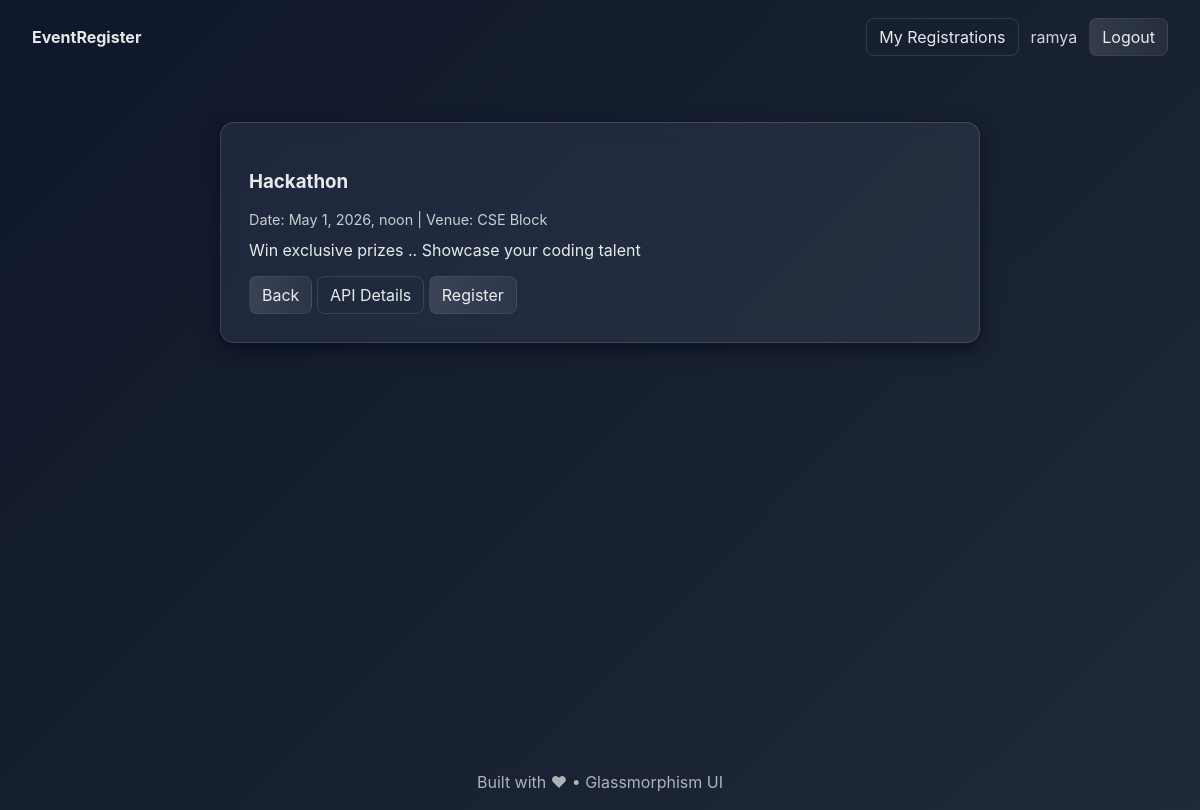
Page /events/1/ (signed in) on the committed database.
### ERSysApp/models.py (models this page shows, shortened)
class Event(models.Model):
    title = models.CharField(max_length=200)
    description = models.TextField()
    location = models.CharField(max_length=200)
    date = models.DateTimeField()
    capacity = models.IntegerField()
    created_at = models.DateTimeField(auto_now_add=True)

### ERSysApp/views.py (the view)
# urls.py: path('events/<int:pk>/', event_detail, name='event_detail'),
def event_detail(request, pk):
    event = get_object_or_404(Event, pk=pk)
    return render(request, 'event_detail.html', {'event': event})

### templates/event_detail.html
{% extends 'base.html' %}
{% block content %}
  <section class="container single">
    <article class="glass-card large">
      <h1>{{ event.title }}</h1>
      <p class="meta">Date: {{ event.date }} | Venue: {{ event.location }}</p>
      <div class="description">{{ event.description }}</div>
      <div class="actions">
        <a class="btn" href="/">Back</a>
        <a class="btn ghost" href="/api/events/{{ event.pk }}/">API Details</a>
        {% if request.user.is_authenticated %}
          <a class="btn" href="{% url 'register_event' event.pk %}">Register</a>
        {% else %}
          <a class="btn" href="{% url 'login' %}?next={% url 'event_detail' event.pk %}">Login to register</a>
        {% endif %}
      </div>
    </article>
  </section>
{% endblock %}

### templates/base.html (shortened to what this page needs)
{% load static %}
<!doctype html>
<html lang="en">
  <head>
    <link rel="stylesheet" href="{% static 'css/glass.css' %}">
  </head>
  <body>
    <header class="site-header">
      <nav class="nav" style="display:flex;align-items:center;justify-content:space-between">
        <a class="brand" href="/">EventRegister</a>
        <div style="display:flex;gap:12px;align-items:center">
          {% if request.user.is_authenticated %}
            <a class="btn ghost" href="{% url 'my_registrations' %}">My Registrations</a>
            <span style="opacity:0.9">{{ request.user.username }}</span>
            <a class="btn" href="{% url 'logout' %}">Logout</a>
          {% else %}
            <a class="btn ghost" href="{% url 'login' %}">Login</a>
            <a class="btn" href="{% url 'signup' %}">Sign up</a>
          {% endif %}
        </div>
      </nav>
    </header>
    <main class="page">
      <div class="page-inner">
        {% block content %}{% endblock %}
      </div>
    </main>
    <footer class="site-footer">Built with ♥ • Glassmorphism UI</footer>
  </body>
</html>

### static/css/glass.css (style rules this page uses)
:root { --bg1: #0f172a; --bg2: #1f2937; --glass-bg: rgba(255,255,255,0.06); --glass-border: rgba(255,255,255,0.14); --accent: rgba(255,255,255,0.9); }
* { box-sizing:border-box }
html,body { height:100% }
body { margin:0; font-family:Inter,ui-sans-serif,system-ui,Segoe UI,Arial; background: linear-gradient(135deg,var(--bg1) 0%,var(--bg2) 100%); color:var(--accent); -webkit-font-smoothing:antialiased; }
.site-header { padding:18px 32px }
.nav .brand { color:var(--accent); font-weight:700; text-decoration:none }
.page { display:flex; align-items:flex-start; justify-content:center; padding:40px 20px; min-height:calc(100vh - 120px) }
.page-inner { width:1100px; max-width:95% }
.container { padding:8px }
.glass-card { background:var(--glass-bg); border:1px solid var(--glass-border); border-radius:14px; padding:18px; backdrop-filter:blur(8px) saturate(120%); box-shadow:0 6px 18px rgba(2,6,23,0.6); }
.glass-card.large { padding:28px }
.meta { font-size:0.9rem; opacity:0.85; margin-bottom:12px }
.btn { display:inline-block; padding:8px 12px; border-radius:8px; text-decoration:none; background:linear-gradient(90deg,rgba(255,255,255,0.12),rgba(255,255,255,0.06)); color:var(--accent); border:1px solid rgba(255,255,255,0.06) }
.btn.ghost { background:transparent; border:1px solid rgba(255,255,255,0.12) }
.actions { margin-top:16px }
.single .glass-card { max-width:760px;margin:0 auto }
.site-footer { padding:18px; text-align:center; color:rgba(255,255,255,0.65) }

### rows in the picture
Event: title "Hackathon", date "May 1, 2026, noon", location "CSE Block", description "Win exclusive prizes .. Showcase your coding talent"

### other values in the picture
{{ request.user.username }} "ramya"
